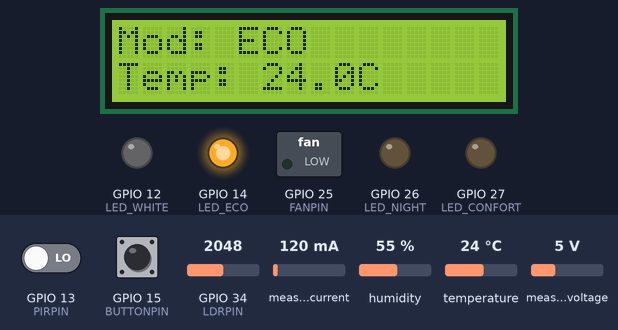
The sketch below on a simulated ESP32. On the bench: 16×2 character LCD, switched loads named in the sketch (green lamp = pin HIGH), output pins drawn as LEDs (lit = HIGH). The inputs (shaded band) are chosen by the test bench; at power-on: GPIO 15 (BUTTONPIN) HIGH, GPIO 13 (PIRPIN) LOW, temperature 24 °C, GPIO 34 (LDRPIN) = 2048, measured current 120 mA, humidity 55 %, measured voltage 5 V. WiFi joins after 1.5 s; servers stay silent unless stated; storage starts empty; no MQTT or app messages arrive unless stated; what the sketch prints to the serial monitor is not drawn.

Above: at 4.8 s.
4.9 s: GPIO 15 (BUTTONPIN) pulled LOW for 3.2 s
At 9.2 s:
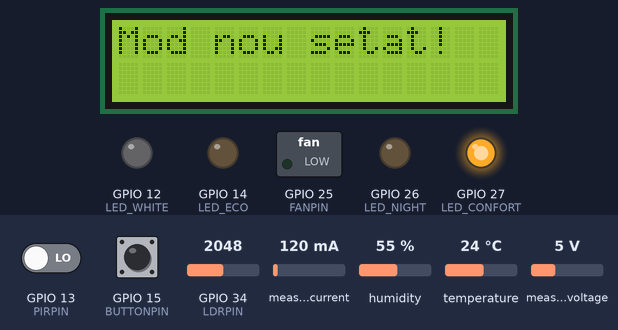
9.6 s: GPIO 15 (BUTTONPIN) pulled LOW for 0.15 s
At 13.8 s:
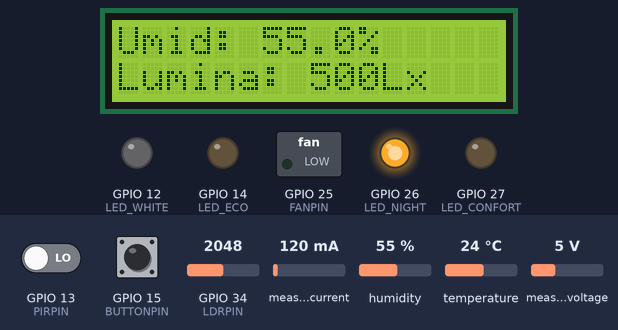
15.7 s: GPIO 13 (PIRPIN) driven HIGH
21.7 s: temperature set to 26 °C
27.7 s: temperature set to 29 °C
At 29.9 s:
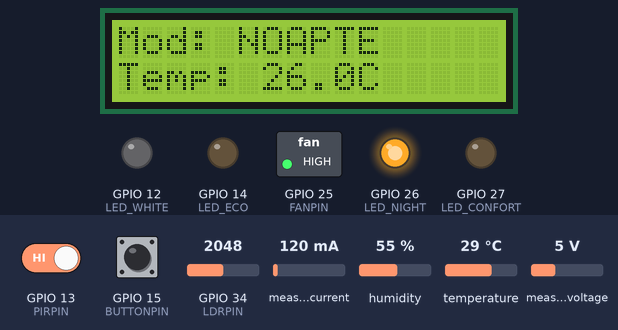
33.7 s: GPIO 15 (BUTTONPIN) pulled LOW for 1 s
At 35.8 s:
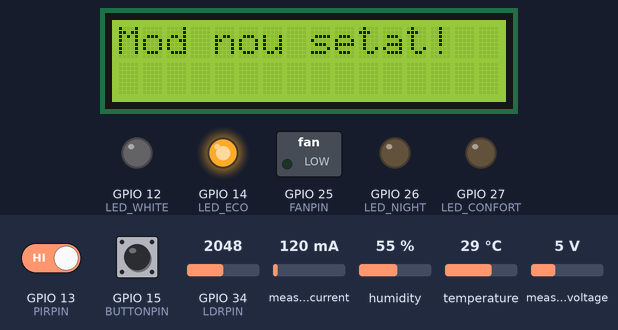
Timing chart, 0 to 37.3 s (numbered marks = the images above; inputs shaded):
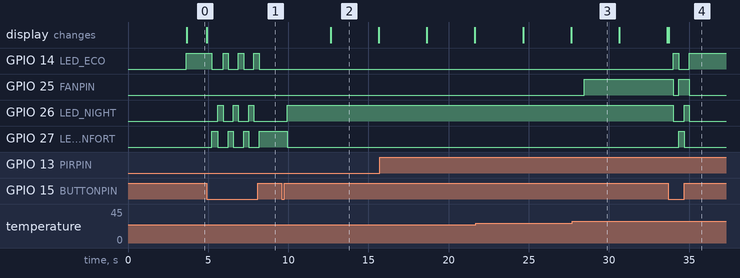

The sketch:

mini_bms_arduino.ino
```cpp
#include <WiFi.h>
#include <PubSubClient.h>
#include <Wire.h>
#include <LiquidCrystal_I2C.h>
#include <Adafruit_INA219.h>
#include <DHT.h>
#include <SPI.h>
#include <SD.h>
#include "secrets.h"

// ================= WIFI & MQTT CONFIG =================
const char* ssid = WIFI_SSID;
const char* password = WIFI_PASSWORD;
const char* mqtt_server = MQTT_SERVER;
const int mqtt_port = 1883;

// --- TOPICE SINCRO CU SPRING BOOT ---
const char* topic_telemetry = "miniBMS/room1/telemetry";
const char* topic_log = "miniBMS/room1/log";

// --- DEFINIRE PINI ---
#define DHTPIN 4
#define DHTTYPE DHT11
#define PIRPIN 13
#define LDRPIN 34
#define BUTTONPIN 15
#define FANPIN 25
#define LED_WHITE 12
#define LED_ECO 14
#define LED_CONFORT 27
#define LED_NIGHT 26
#define SD_CS 5

// --- INIȚIALIZARE MODULE ---
LiquidCrystal_I2C lcd(0x27, 16, 2);
Adafruit_INA219 ina219;
DHT dht(DHTPIN, DHTTYPE);

WiFiClient espClient;
PubSubClient client(espClient);

// --- VARIABILE GLOBALE & TIMERE NON-BLOCANTE ---
enum Mode { MODE_ECO, MODE_CONFORT, MODE_NIGHT };
Mode currentMode = MODE_ECO;

unsigned long lastButtonPress = 0;
unsigned long lastDisplayUpdate = 0;
unsigned long lastMqttPublish = 0;      // Interval 2 secunde (JSON)
unsigned long lastLogTime = 0;          // Interval 10 secunde (CSV + SD)
unsigned long lastReconnectAttempt = 0;

int displayScreen = 0;
bool sdState = false;

// ================= WIFI CONNECT =================
void setup_wifi() {
  delay(1000);
  Serial.println();
  Serial.print("Connecting to WiFi: ");
  Serial.println(ssid);

  WiFi.begin(ssid, password);

  int timeout = 0;
  while (WiFi.status() != WL_CONNECTED && timeout < 20) {
    delay(500);
    Serial.print(".");
    timeout++;
  }

  if (WiFi.status() == WL_CONNECTED) {
    Serial.println("\nWiFi connected!");
    Serial.print("ESP32 IP: ");
    Serial.println(WiFi.localIP());
  } else {
    Serial.println("\nWiFi timeout! Pornire in mod offline.");
  }
}

// ================= MQTT CONNECT (NON-BLOCKING) =================
bool checkMQTTConnection() {
  if (!client.connected()) {
    unsigned long now = millis();
    if (now - lastReconnectAttempt > 5000) {
      lastReconnectAttempt = now;
      Serial.print("Connecting to MQTT...");

      if (client.connect("ESP32_MiniBMS")) {
        Serial.println("connected!");
        return true;
      } else {
        Serial.print("failed, rc=");
        Serial.print(client.state());
        Serial.println(" -> Mod local activ.");
      }
    }
    return false;
  }
  return true;
}

void setup() {
  Serial.begin(115200);

  // Configurare pini ca intrări/ieșiri
  pinMode(PIRPIN, INPUT);
  pinMode(LDRPIN, INPUT);
  pinMode(BUTTONPIN, INPUT_PULLUP);

  pinMode(FANPIN, OUTPUT);
  pinMode(LED_WHITE, OUTPUT);
  pinMode(LED_ECO, OUTPUT);
  pinMode(LED_CONFORT, OUTPUT);
  pinMode(LED_NIGHT, OUTPUT);

  // Pornire senzori și I2C
  dht.begin();
  Wire.begin(21, 22);

  lcd.init();
  lcd.backlight();
  lcd.print("BMS House Setup");

  if (!ina219.begin()) {
    Serial.println("Eroare initializare INA219!");
  }

  // Inițializare Card SD și crearea fișierului
  if (SD.begin(SD_CS)) {
    Serial.println("Card SD functional!");
    sdState = true;
    File logFile = SD.open("/history.csv", FILE_WRITE);
    if (logFile) {
      logFile.println("Mod,Temp(C),Hum(%),Lumina(Lux),Miscare,Putere(W)");
      logFile.close();
    }
  } else {
    Serial.println("Eroare initializare Card SD.");
  }

  setup_wifi();
  client.setServer(mqtt_server, mqtt_port);

  delay(1000);
  lcd.clear();
}

void loop() {
  if (WiFi.status() == WL_CONNECTED) {
    if (checkMQTTConnection()) {
      client.loop();
    }
  }

  unsigned long currentMillis = millis();

  // 1. CITIRE BUTON (Schimbare Moduri Secvențială)
  if (digitalRead(BUTTONPIN) == LOW) {
    if (currentMillis - lastButtonPress > 300) {
      if (currentMode == MODE_ECO) currentMode = MODE_CONFORT;
      else if (currentMode == MODE_CONFORT) currentMode = MODE_NIGHT;
      else currentMode = MODE_ECO;

      lastButtonPress = currentMillis;
      lcd.clear();
      lcd.print("Mod nou setat!");
      delay(300); // Mic delay pentru efectul vizual la tranziție pe ecran
      lastDisplayUpdate = currentMillis;
    }
  }

  // 2. CITIRE SENZORI HARDWARE
  float temp = dht.readTemperature();
  float hum = dht.readHumidity();
  int pirState = digitalRead(PIRPIN);
  int ldrValue = analogRead(LDRPIN);

  if (isnan(temp)) temp = 0.0;
  if (isnan(hum)) hum = 0.0;

  // Transformare LDR în Lux aproximat
  float lux = map(ldrValue, 0, 4095, 1000, 0);

  // MĂSURARE CONSUM REAL INA219 (Calculare Wați)
  float busVoltage = ina219.getBusVoltage_V();
  float current_mA = ina219.getCurrent_mA();
  if (current_mA < 0) current_mA = 0;
  float power_w = busVoltage * (current_mA / 1000.0);

  // 3. LOGICA AUTOMATIZĂRII ACTUATOARELOR & LED-URILOR
  bool isDark = (ldrValue > 2500);

  switch (currentMode) {
    case MODE_ECO:
      digitalWrite(LED_ECO, HIGH);
      digitalWrite(LED_CONFORT, LOW);
      digitalWrite(LED_NIGHT, LOW);

      if (temp > 29.0) digitalWrite(FANPIN, HIGH);
      else digitalWrite(FANPIN, LOW);

      if (isDark && pirState == HIGH) digitalWrite(LED_WHITE, HIGH);
      else digitalWrite(LED_WHITE, LOW);
      break;

    case MODE_CONFORT:
      digitalWrite(LED_ECO, LOW);
      digitalWrite(LED_CONFORT, HIGH);
      digitalWrite(LED_NIGHT, LOW);

      if (temp > 24.0) digitalWrite(FANPIN, HIGH);
      else digitalWrite(FANPIN, LOW);

      if (isDark) digitalWrite(LED_WHITE, HIGH);
      else digitalWrite(LED_WHITE, LOW);
      break;

    case MODE_NIGHT:
      digitalWrite(LED_ECO, LOW);
      digitalWrite(LED_CONFORT, LOW); // LED-ul albastru rămâne APRINS pentru a semnala vizual modul de noapte
      digitalWrite(LED_NIGHT, HIGH);

      // Control ventilator pe timp de noapte
      if (temp > 27.5) digitalWrite(FANPIN, HIGH);
      else digitalWrite(FANPIN, LOW);

      // NOU: Lumina din cameră (LED_WHITE) rămâne STINSĂ complet, ignorând total senzorul PIR
      digitalWrite(LED_WHITE, LOW);
      break;
  }

  // Booleene text pentru JSON
  String lightBool = (digitalRead(LED_WHITE) == HIGH) ? "true" : "false";
  String hvacBool = (digitalRead(FANPIN) == HIGH) ? "true" : "false";
  String occupiedBool = (pirState == HIGH) ? "true" : "false";

  // Sincronizare directă cu Enum-ul din Spring Boot (ModClima.java)
  String currentModeStr = "ECO";
  if (currentMode == MODE_CONFORT) currentModeStr = "CONFORT";
  if (currentMode == MODE_NIGHT) currentModeStr = "NOAPTE";

  // 4. INTERVAL 2 SECUNDE: TELEMETRIE JSON (Declanșează processTelemetryJson)
  if (client.connected() && (currentMillis - lastMqttPublish >= 2000)) {
    lastMqttPublish = currentMillis;

    String payload = "{";
    payload += "\"roomId\":\"room1\",";
    payload += "\"temp_c\":" + String(temp, 2) + ",";
    payload += "\"lux\":" + String((int)lux) + ",";
    payload += "\"occupied\":" + occupiedBool + ",";
    payload += "\"power_w\":" + String(power_w, 3) + ",";
    payload += "\"mode\":\"" + currentModeStr + "\",";
    payload += "\"actuators\":{";
    payload += "\"light\":" + lightBool + ",";
    payload += "\"hvac\":" + hvacBool;
    payload += "}";
    payload += "}";

    client.publish(topic_telemetry, payload.c_str());
    Serial.println("-> [MQTT JSON 2s] Trimis.");
  }

  // 5. INTERVAL 10 SECUNDE: COPIE PE SD CARD + TRANSMITERE CSV BRUT (Lux și Wați)
  if (currentMillis - lastLogTime >= 10000) {
    lastLogTime = currentMillis;

    String logLine = currentModeStr + "," +
                     String(temp, 2) + "," +
                     String(hum, 2) + "," +
                     String((int)lux) + "," +
                     String(pirState) + "," +
                     String(power_w, 3);

    // Append local în /history.csv
    if (sdState) {
      File logFile = SD.open("/history.csv", FILE_APPEND);
      if (logFile) {
        logFile.println(logLine);
        logFile.close();
        Serial.println("-> [SD 10s] Salvat istoric.");
      }
    }

    // Publicare pe topicul de log brut
    if (client.connected()) {
      client.publish(topic_log, logLine.c_str());
      Serial.print("-> [MQTT CSV 10s] Trimis: ");
      Serial.println(logLine);
    }
  }

  // 6. VISUAL DISPLAY MANAGEMENT (Fără delay, o dată la 3 secunde)
  if (currentMillis - lastDisplayUpdate > 3000) {
    lastDisplayUpdate = currentMillis;
    lcd.clear();

    if (displayScreen == 0) {
      lcd.setCursor(0, 0);
      lcd.print("Mod: "); lcd.print(currentModeStr);
      lcd.setCursor(0, 1);
      lcd.print("Temp: "); lcd.print(temp, 1); lcd.print("C");
      displayScreen = 1;
    }
    else if (displayScreen == 1) {
      lcd.setCursor(0, 0);
      lcd.print("Umid: "); lcd.print(hum, 1); lcd.print("%");
      lcd.setCursor(0, 1);
      lcd.print("Lumina: "); lcd.print((int)lux); lcd.print("Lx");
      displayScreen = 2;
    }
    else {
      lcd.setCursor(0, 0);
      lcd.print("Pwr: "); lcd.print(power_w, 3); lcd.print("W");
      lcd.setCursor(0, 1);
      lcd.print("PIR: "); lcd.print(pirState == HIGH ? "Miscare!" : "Liber");
      displayScreen = 0;
    }
  }

  delay(1);
}
```

secrets.example.h
```cpp
#ifndef SECRETS_EXAMPLE_H
#define SECRETS_EXAMPLE_H

#define WIFI_SSID "your_wifi_name"
#define WIFI_PASSWORD "your_wifi_password"
#define MQTT_SERVER "192.168.1.100"

#endif
```

Measured:
- the behaviour switches between 27 and 28 °C on temperature (found by bisection; images 2 and 3)
- after the input at 4.9 s, GPIO 14 (LED_ECO): alternates HIGH for 0.32 s and LOW for 0.64 s, 7 changes in all, then stays LOW, starting after 0.32 s; GPIO 26 (LED_NIGHT): alternates HIGH for 0.32 s and LOW for 0.64 s, 6 changes in all, then stays LOW, starting after 0.69 s
- after the input at 9.6 s, GPIO 26 (LED_NIGHT): LOW → HIGH after 0.32 s; GPIO 27 (LED_CONFORT): HIGH → LOW after 0.32 s
- after the input at 27.7 s, GPIO 25 (FANPIN): LOW → HIGH after 0.74 s
- after the input at 33.7 s, GPIO 14 (LED_ECO): LOW → HIGH after 0.32 s, → LOW 0.32 s later, → HIGH 0.66 s later; GPIO 25 (FANPIN): HIGH → LOW after 0.32 s, → HIGH 0.32 s later, → LOW 0.66 s later
- what the display in image 2 shows lasts 3.0 s, from 12.6 s to 15.6 s
